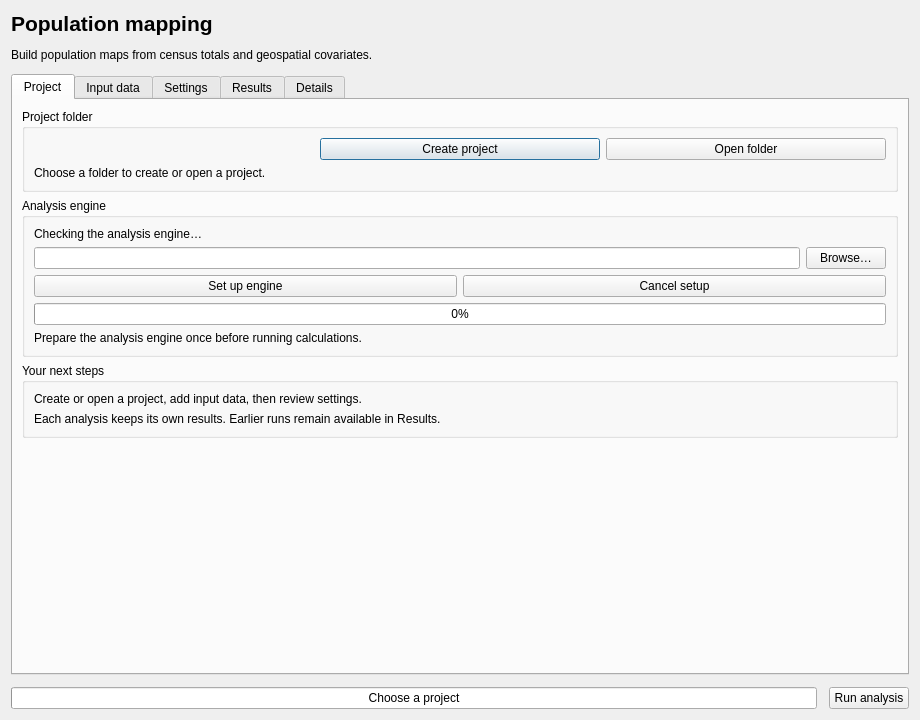
<?xml version="1.0" encoding="utf-8"?>
<ui version="4.0">
  <class>PyPopRFDialogBase</class>
  <widget class="QDialog" name="PyPopRFDialogBase">
    <property name="geometry">
      <rect>
        <x>0</x>
        <y>0</y>
        <width>920</width>
        <height>720</height>
      </rect>
    </property>
    <property name="minimumSize">
      <size>
        <width>720</width>
        <height>520</height>
      </size>
    </property>
    <property name="windowTitle">
      <string>pypopRF · Population mapping</string>
    </property>
    <layout class="QVBoxLayout" name="mainLayout">
      <property name="spacing">
        <number>12</number>
      </property>
      <item>
        <widget class="QLabel" name="titleLabel">
          <property name="text">
            <string>Population mapping</string>
          </property>
          <property name="font">
            <font>
              <pointsize>16</pointsize>
              <bold>true</bold>
            </font>
          </property>
        </widget>
      </item>
      <item>
        <widget class="QLabel" name="subtitleLabel">
          <property name="text">
            <string>Build population maps from census totals and geospatial covariates.</string>
          </property>
          <property name="wordWrap">
            <bool>true</bool>
          </property>
        </widget>
      </item>
      <item>
        <widget class="QTabWidget" name="mainTabWidget">
          <property name="currentIndex">
            <number>0</number>
          </property>
          <widget class="QWidget" name="tab_main">
            <attribute name="title">
              <string>Project</string>
            </attribute>
            <layout class="QVBoxLayout" name="projectLayout">
              <item>
                <widget class="QGroupBox" name="projectGroup">
                  <property name="title">
                    <string>Project folder</string>
                  </property>
                  <layout class="QVBoxLayout" name="projectFolderLayout">
                    <item>
                      <layout class="QHBoxLayout" name="projectPathLayout">
                        <item>
                          <widget class="QgsFileWidget" name="workingDirEdit"></widget>
                        </item>
                        <item>
                          <widget class="QPushButton" name="initProjectButton">
                            <property name="text">
                              <string>Create project</string>
                            </property>
                          </widget>
                        </item>
                        <item>
                          <widget class="QPushButton" name="openProjectFolder">
                            <property name="text">
                              <string>Open folder</string>
                            </property>
                          </widget>
                        </item>
                      </layout>
                    </item>
                    <item>
                      <widget class="QLabel" name="currentProjectLabel">
                        <property name="text">
                          <string>Choose a folder to create or open a project.</string>
                        </property>
                        <property name="wordWrap">
                          <bool>true</bool>
                        </property>
                      </widget>
                    </item>
                  </layout>
                </widget>
              </item>
              <item>
                <widget class="QGroupBox" name="runtimeGroup">
                  <property name="title">
                    <string>Analysis engine</string>
                  </property>
                  <layout class="QVBoxLayout" name="runtimeLayout">
                    <item>
                      <widget class="QLabel" name="runtimeStatusLabel">
                        <property name="text">
                          <string>Checking the analysis engine…</string>
                        </property>
                        <property name="wordWrap">
                          <bool>true</bool>
                        </property>
                      </widget>
                    </item>
                    <item>
                      <layout class="QHBoxLayout" name="runtimePathLayout">
                        <item>
                          <widget class="QLineEdit" name="pythonPathEdit">
                            <property name="text">
                              <string></string>
                            </property>
                          </widget>
                        </item>
                        <item>
                          <widget class="QPushButton" name="browsePythonButton">
                            <property name="text">
                              <string>Browse…</string>
                            </property>
                          </widget>
                        </item>
                      </layout>
                    </item>
                    <item>
                      <layout class="QHBoxLayout" name="runtimeActionsLayout">
                        <item>
                          <widget class="QPushButton" name="setupRuntimeButton">
                            <property name="text">
                              <string>Set up engine</string>
                            </property>
                          </widget>
                        </item>
                        <item>
                          <widget class="QPushButton" name="cancelSetupButton">
                            <property name="text">
                              <string>Cancel setup</string>
                            </property>
                          </widget>
                        </item>
                      </layout>
                    </item>
                    <item>
                      <widget class="QProgressBar" name="runtimeProgressBar">
                        <property name="value">
                          <number>0</number>
                        </property>
                      </widget>
                    </item>
                    <item>
                      <widget class="QLabel" name="runtimeHelpLabel">
                        <property name="text">
                          <string>Prepare the analysis engine once before running calculations.</string>
                        </property>
                        <property name="wordWrap">
                          <bool>true</bool>
                        </property>
                      </widget>
                    </item>
                  </layout>
                </widget>
              </item>
              <item>
                <widget class="QGroupBox" name="workflowGroup">
                  <property name="title">
                    <string>Your next steps</string>
                  </property>
                  <layout class="QVBoxLayout" name="workflowLayout">
                    <item>
                      <widget class="QLabel" name="readinessLabel">
                        <property name="text">
                          <string>Create or open a project, add input data, then review settings.</string>
                        </property>
                        <property name="wordWrap">
                          <bool>true</bool>
                        </property>
                      </widget>
                    </item>
                    <item>
                      <widget class="QLabel" name="workflowHint">
                        <property name="text">
                          <string>Each analysis keeps its own results. Earlier runs remain available in Results.</string>
                        </property>
                        <property name="wordWrap">
                          <bool>true</bool>
                        </property>
                      </widget>
                    </item>
                  </layout>
                </widget>
              </item>
              <item>
                <spacer name="projectSpacer">
                  <property name="orientation">
                    <enum>Qt::Vertical</enum>
                  </property>
                  <property name="sizeHint" stdset="0">
                    <size>
                      <width>20</width>
                      <height>20</height>
                    </size>
                  </property>
                </spacer>
              </item>
            </layout>
          </widget>
          <widget class="QWidget" name="tab_inputs">
            <attribute name="title">
              <string>Input data</string>
            </attribute>
            <layout class="QVBoxLayout" name="inputLayout">
              <item>
                <layout class="QFormLayout" name="requiredInputs">
                  <item row="0" column="0">
                    <widget class="QLabel" name="requiredInputsLabel0">
                      <property name="text">
                        <string>Zone grid</string>
                      </property>
                    </widget>
                  </item>
                  <item row="0" column="1">
                    <widget class="QgsFileWidget" name="mastergridFileWidget"></widget>
                  </item>
                  <item row="1" column="0">
                    <widget class="QLabel" name="requiredInputsLabel1">
                      <property name="text">
                        <string>Population census</string>
                      </property>
                    </widget>
                  </item>
                  <item row="1" column="1">
                    <widget class="QgsFileWidget" name="populationCensusFileWidget"></widget>
                  </item>
                </layout>
              </item>
              <item>
                <widget class="QGroupBox" name="optionalGroup">
                  <property name="title">
                    <string>Optional data</string>
                  </property>
                  <layout class="QFormLayout" name="optionalInputs">
                    <item row="0" column="0">
                      <widget class="QLabel" name="optionalInputsLabel0">
                        <property name="text">
                          <string>Water mask (1 = exclude)</string>
                        </property>
                      </widget>
                    </item>
                    <item row="0" column="1">
                      <widget class="QgsFileWidget" name="maskFileWidget"></widget>
                    </item>
                    <item row="1" column="0">
                      <widget class="QLabel" name="optionalInputsLabel1">
                        <property name="text">
                          <string>Population support (1 = include)</string>
                        </property>
                      </widget>
                    </item>
                    <item row="1" column="1">
                      <widget class="QgsFileWidget" name="constrainFileWidget"></widget>
                    </item>
                    <item row="2" column="0">
                      <widget class="QLabel" name="optionalInputsLabel2">
                        <property name="text">
                          <string>Age and sex census</string>
                        </property>
                      </widget>
                    </item>
                    <item row="2" column="1">
                      <widget class="QgsFileWidget" name="agesexCensusFileWidget"></widget>
                    </item>
                  </layout>
                </widget>
              </item>
              <item>
                <layout class="QHBoxLayout" name="covariateHeader">
                  <item>
                    <widget class="QLabel" name="covariateHeading">
                      <property name="text">
                        <string>Covariates</string>
                      </property>
                    </widget>
                  </item>
                  <item>
                    <widget class="QPushButton" name="addCovariateButton">
                      <property name="text">
                        <string>Add raster files…</string>
                      </property>
                    </widget>
                  </item>
                </layout>
              </item>
              <item>
                <widget class="QTableWidget" name="covariatesTable">
                  <property name="alternatingRowColors">
                    <bool>true</bool>
                  </property>
                  <property name="selectionBehavior">
                    <enum>QAbstractItemView::SelectRows</enum>
                  </property>
                  <property name="selectionMode">
                    <enum>QAbstractItemView::ExtendedSelection</enum>
                  </property>
                </widget>
              </item>
              <item>
                <widget class="QLabel" name="inputHint">
                  <property name="text">
                    <string>Input files are copied into the project. Files with the same name are never overwritten.</string>
                  </property>
                  <property name="wordWrap">
                    <bool>true</bool>
                  </property>
                </widget>
              </item>
            </layout>
          </widget>
          <widget class="QWidget" name="tab_settings">
            <attribute name="title">
              <string>Settings</string>
            </attribute>
            <layout class="QVBoxLayout" name="settingsLayout">
              <item>
                <widget class="QGroupBox" name="censusColumnsGroup">
                  <property name="title">
                    <string>Census columns</string>
                  </property>
                  <layout class="QFormLayout" name="censusColumns">
                    <item row="0" column="0">
                      <widget class="QLabel" name="censusColumnsLabel0">
                        <property name="text">
                          <string>Zone identifier</string>
                        </property>
                      </widget>
                    </item>
                    <item row="0" column="1">
                      <widget class="QLineEdit" name="idColumnEdit">
                        <property name="text">
                          <string>id</string>
                        </property>
                      </widget>
                    </item>
                    <item row="1" column="0">
                      <widget class="QLabel" name="censusColumnsLabel1">
                        <property name="text">
                          <string>Population total</string>
                        </property>
                      </widget>
                    </item>
                    <item row="1" column="1">
                      <widget class="QLineEdit" name="popColumnEdit">
                        <property name="text">
                          <string>pop</string>
                        </property>
                      </widget>
                    </item>
                  </layout>
                </widget>
              </item>
              <item>
                <widget class="QGroupBox" name="processingGroup">
                  <property name="title">
                    <string>Processing</string>
                  </property>
                  <layout class="QFormLayout" name="processingSettings">
                    <item row="0" column="0">
                      <widget class="QLabel" name="processingSettingsLabel0">
                        <property name="text">
                          <string>Parallel processing</string>
                        </property>
                      </widget>
                    </item>
                    <item row="0" column="1">
                      <widget class="QCheckBox" name="enableParallelCheckBox">
                        <property name="text">
                          <string>Use multiple CPU cores</string>
                        </property>
                        <property name="checked">
                          <bool>false</bool>
                        </property>
                      </widget>
                    </item>
                    <item row="1" column="0">
                      <widget class="QLabel" name="processingSettingsLabel1">
                        <property name="text">
                          <string>CPU cores</string>
                        </property>
                      </widget>
                    </item>
                    <item row="1" column="1">
                      <widget class="QComboBox" name="cpuCoresComboBox">
                        <item>
                          <property name="text">
                            <string>1</string>
                          </property>
                        </item>
                      </widget>
                    </item>
                    <item row="2" column="0">
                      <widget class="QLabel" name="processingSettingsLabel2">
                        <property name="text">
                          <string>Raster processing</string>
                        </property>
                      </widget>
                    </item>
                    <item row="2" column="1">
                      <widget class="QCheckBox" name="enableBlockProcessingCheckBox">
                        <property name="text">
                          <string>Process raster tiles in parallel</string>
                        </property>
                        <property name="checked">
                          <bool>true</bool>
                        </property>
                      </widget>
                    </item>
                    <item row="3" column="0">
                      <widget class="QLabel" name="processingSettingsLabel3">
                        <property name="text">
                          <string>Tile size</string>
                        </property>
                      </widget>
                    </item>
                    <item row="3" column="1">
                      <widget class="QComboBox" name="blockSizeComboBox">
                        <item>
                          <property name="text">
                            <string>256,256</string>
                          </property>
                        </item>
                        <item>
                          <property name="text">
                            <string>512,512</string>
                          </property>
                        </item>
                        <item>
                          <property name="text">
                            <string>1024,1024</string>
                          </property>
                        </item>
                      </widget>
                    </item>
                    <item row="4" column="0">
                      <widget class="QLabel" name="processingSettingsLabel4">
                        <property name="text">
                          <string>Density model</string>
                        </property>
                      </widget>
                    </item>
                    <item row="4" column="1">
                      <widget class="QCheckBox" name="logScaleCheckBox">
                        <property name="text">
                          <string>Use log-transformed population density</string>
                        </property>
                        <property name="checked">
                          <bool>true</bool>
                        </property>
                      </widget>
                    </item>
                    <item row="5" column="0">
                      <widget class="QLabel" name="processingSettingsLabel5">
                        <property name="text">
                          <string>Feature selection threshold</string>
                        </property>
                      </widget>
                    </item>
                    <item row="5" column="1">
                      <widget class="QDoubleSpinBox" name="selectionThresholdLimit">
                        <property name="decimals">
                          <number>3</number>
                        </property>
                        <property name="maximum">
                          <double>1</double>
                        </property>
                        <property name="singleStep">
                          <double>0.005</double>
                        </property>
                        <property name="value">
                          <double>0.01</double>
                        </property>
                      </widget>
                    </item>
                    <item row="6" column="0">
                      <widget class="QLabel" name="processingSettingsLabel6">
                        <property name="text">
                          <string>After a successful run</string>
                        </property>
                      </widget>
                    </item>
                    <item row="6" column="1">
                      <widget class="QCheckBox" name="addToQgisCheckBox">
                        <property name="text">
                          <string>Add population maps to QGIS</string>
                        </property>
                        <property name="checked">
                          <bool>true</bool>
                        </property>
                      </widget>
                    </item>
                  </layout>
                </widget>
              </item>
              <item>
                <widget class="QGroupBox" name="loggingGroup">
                  <property name="title">
                    <string>Diagnostics</string>
                  </property>
                  <layout class="QFormLayout" name="loggingSettings">
                    <item row="0" column="0">
                      <widget class="QLabel" name="loggingSettingsLabel0">
                        <property name="text">
                          <string>Detail level</string>
                        </property>
                      </widget>
                    </item>
                    <item row="0" column="1">
                      <widget class="QComboBox" name="comboBox">
                        <item>
                          <property name="text">
                            <string>INFO</string>
                          </property>
                        </item>
                        <item>
                          <property name="text">
                            <string>DEBUG</string>
                          </property>
                        </item>
                        <item>
                          <property name="text">
                            <string>WARNING</string>
                          </property>
                        </item>
                        <item>
                          <property name="text">
                            <string>ERROR</string>
                          </property>
                        </item>
                      </widget>
                    </item>
                    <item row="1" column="0">
                      <widget class="QLabel" name="loggingSettingsLabel1">
                        <property name="text">
                          <string>Log filename</string>
                        </property>
                      </widget>
                    </item>
                    <item row="1" column="1">
                      <widget class="QLineEdit" name="logsColumnEdit">
                        <property name="text">
                          <string>logs_pypoprf.log</string>
                        </property>
                      </widget>
                    </item>
                  </layout>
                </widget>
              </item>
              <item>
                <widget class="QLabel" name="validationHint">
                  <property name="text">
                    <string>Population totals are checked in every output zone. Model scores describe zone density, not pixel accuracy.</string>
                  </property>
                  <property name="wordWrap">
                    <bool>true</bool>
                  </property>
                </widget>
              </item>
              <item>
                <spacer name="settingsSpacer">
                  <property name="orientation">
                    <enum>Qt::Vertical</enum>
                  </property>
                  <property name="sizeHint" stdset="0">
                    <size>
                      <width>20</width>
                      <height>20</height>
                    </size>
                  </property>
                </spacer>
              </item>
            </layout>
          </widget>
          <widget class="QWidget" name="tab_results">
            <attribute name="title">
              <string>Results</string>
            </attribute>
            <layout class="QVBoxLayout" name="resultsLayout">
              <item>
                <widget class="QLabel" name="resultSummaryLabel">
                  <property name="text">
                    <string>Completed analyses will appear here.</string>
                  </property>
                  <property name="wordWrap">
                    <bool>true</bool>
                  </property>
                </widget>
              </item>
              <item>
                <widget class="QTreeWidget" name="resultsTree">
                  <property name="alternatingRowColors">
                    <bool>true</bool>
                  </property>
                  <property name="rootIsDecorated">
                    <bool>false</bool>
                  </property>
                  <property name="columnCount">
                    <number>3</number>
                  </property>
                  <column>
                    <property name="text">
                      <string>Run</string>
                    </property>
                  </column>
                  <column>
                    <property name="text">
                      <string>Status</string>
                    </property>
                  </column>
                  <column>
                    <property name="text">
                      <string>Maps</string>
                    </property>
                  </column>
                </widget>
              </item>
              <item>
                <layout class="QHBoxLayout" name="resultActions">
                  <item>
                    <widget class="QPushButton" name="refreshResultsButton">
                      <property name="text">
                        <string>Refresh</string>
                      </property>
                    </widget>
                  </item>
                  <item>
                    <widget class="QPushButton" name="openRunButton">
                      <property name="text">
                        <string>Open result folder</string>
                      </property>
                    </widget>
                  </item>
                  <item>
                    <widget class="QPushButton" name="addRunLayersButton">
                      <property name="text">
                        <string>Add maps to QGIS</string>
                      </property>
                    </widget>
                  </item>
                </layout>
              </item>
              <item>
                <widget class="QLabel" name="resultsHint">
                  <property name="text">
                    <string>Only completed runs can be added to QGIS. Failed or stopped runs remain available for diagnosis.</string>
                  </property>
                  <property name="wordWrap">
                    <bool>true</bool>
                  </property>
                </widget>
              </item>
            </layout>
          </widget>
          <widget class="QWidget" name="tab_details">
            <attribute name="title">
              <string>Details</string>
            </attribute>
            <layout class="QVBoxLayout" name="detailsLayout">
              <item>
                <widget class="QLabel" name="detailsLabel">
                  <property name="text">
                    <string>Processing messages and setup diagnostics.</string>
                  </property>
                  <property name="wordWrap">
                    <bool>true</bool>
                  </property>
                </widget>
              </item>
              <item>
                <widget class="QWidget" name="scrollAreaWidgetContents"></widget>
              </item>
              <item>
                <layout class="QHBoxLayout" name="detailsActions">
                  <item>
                    <widget class="QPushButton" name="clearLogButton">
                      <property name="text">
                        <string>Clear view</string>
                      </property>
                    </widget>
                  </item>
                  <item>
                    <widget class="QPushButton" name="copyLogButton">
                      <property name="text">
                        <string>Copy diagnostics</string>
                      </property>
                    </widget>
                  </item>
                </layout>
              </item>
            </layout>
          </widget>
        </widget>
      </item>
      <item>
        <layout class="QHBoxLayout" name="runActionsLayout">
          <item>
            <widget class="QProgressBar" name="mainProgressBar">
              <property name="value">
                <number>0</number>
              </property>
              <property name="format">
                <string>Choose a project</string>
              </property>
            </widget>
          </item>
          <item>
            <widget class="QPushButton" name="mainStartButton">
              <property name="text">
                <string>Run analysis</string>
              </property>
            </widget>
          </item>
        </layout>
      </item>
    </layout>
  </widget>
  <customwidgets>
    <customwidget>
      <class>QgsFileWidget</class>
      <extends>QWidget</extends>
      <header>qgsfilewidget.h</header>
    </customwidget>
  </customwidgets>
  <resources />
  <connections />
</ui>
